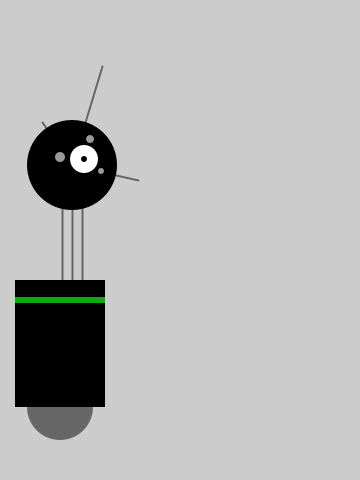
Frame 1 (no input)
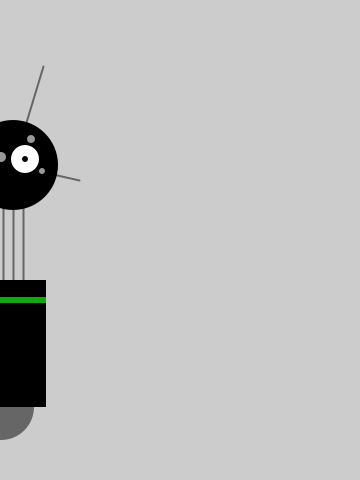
Frame 60 (the mouse pressed at the canvas centre just before this capture)
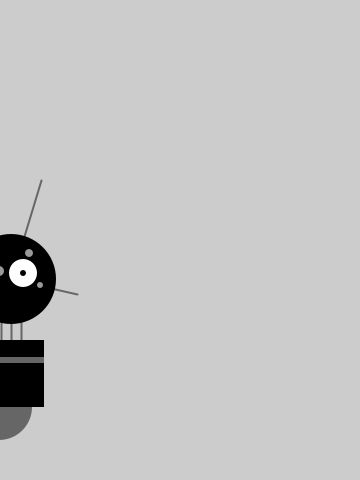
Frame 120 (the mouse held since frame 60 and released just before this capture)

The Processing sketch that drew these frames (run headless with seeded random() and noise(); from frame 60 on, the mouse is pressed at the canvas centre):

// Processing sketch: Robot5
// ── Robot5.pde
final int MAX_NECKHEIGHT = 70;
final int MIN_NECKHEIGHT = 16;
final int MAX_BODYHEIGHT = 160;
final int MIN_BODYHEIGHT = 90;

int x = 60;             //x-position
int y = 440;            //y-position
int bodyHeight = 160;   //Body Heidht
int neckHeight = 70;   //Neck Height
int radius = 45;        //Head Radius
float easing = 0.01;

boolean tight = false;
boolean loose = true;


void setup(){

    size(360, 480);

    smooth();
    strokeWeight(2);
    ellipseMode(RADIUS);
}

void draw(){

    x += random(-4, 4);
    x += random(-1, 1);

    if(mousePressed){
        if(neckHeight > MIN_NECKHEIGHT)
            neckHeight --;
        if(bodyHeight > MIN_BODYHEIGHT){
            bodyHeight --;
            tight = false;
            loose = false;
        }else{
            tight = true;
        }
    }else{
        if(neckHeight < MAX_NECKHEIGHT)
            neckHeight ++;
        if(bodyHeight < MAX_BODYHEIGHT){
            bodyHeight ++;
            loose = false;
            tight = false;
        }else{
            loose = true;
        }
    }

    float ny = y - bodyHeight - neckHeight - radius; //Neck Y

    background(204);

    //Neck 
    stroke(102);
    line(x + 2, y - bodyHeight, x + 2, ny);
    line(x + 12, y - bodyHeight, x + 12, ny);
    line(x + 22, y - bodyHeight, x + 22, ny);

    //Antennae
    line(x + 12, ny, x - 18, ny - 43);
    line(x + 12, ny, x + 42, ny - 99);
    line(x + 12, ny, x + 78, ny + 15);

    //Body
    noStroke();
    fill(102);
    ellipse(x, y - 33, 33, 33);                         //Antigravity orb
    fill(0);
    rect(x - 45, y - bodyHeight, 90, bodyHeight - 33);  //Main body
    if(tight){
        fill(240, 20, 20, 180);
    }else if(loose){
        fill(20, 240, 20, 180);
    }else{
        fill(102);
    }
    rect(x - 45, y - bodyHeight + 17, 90, 6);           //Gray stripe

    //Head
    fill(0);
    ellipse(x + 12, ny, radius, radius);//Head
    fill(255);
    ellipse(x + 24, ny - 6, 14, 14);    //Large eye
    fill(0);
    ellipse(x + 24, ny - 6, 3, 3);      //Pupil
    fill(153);
    ellipse(x, ny - 8, 5, 5);           //Small eye 1
    ellipse(x + 30, ny - 26, 4, 4);     //Small eye 2
    ellipse(x + 41, ny + 6, 3, 3);      //Small eye 3

}
